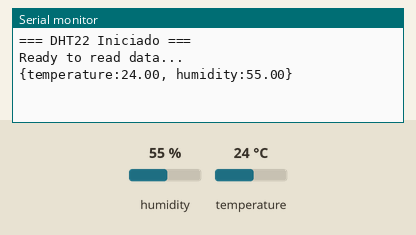
The sketch below on a simulated ESP8266 (NodeMCU). On the bench: the last lines printed to the serial monitor. Inputs (shaded band) come from the test bench; at power-on: humidity 55 %, temperature 24 °C.

Above: at 4.2 s.
4.3 s: humidity set to 22 %
At 5.8 s:
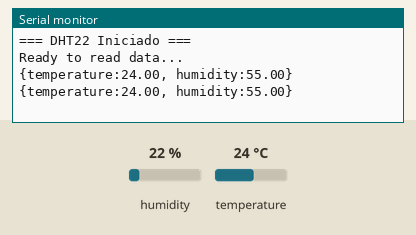
7.1 s: temperature set to 12 °C
At 7.1 s:
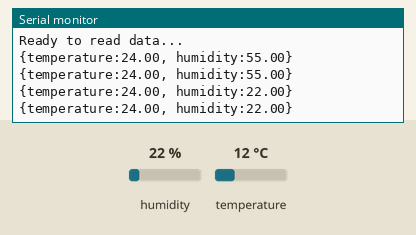
9.9 s: humidity set to 40 %
At 10.8 s:
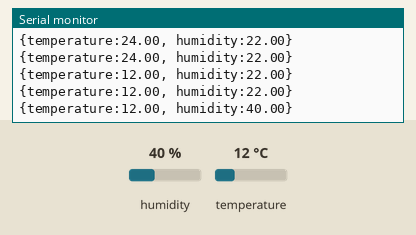
Timing chart, 0 to 12.9 s (numbered marks = the images above; inputs shaded):
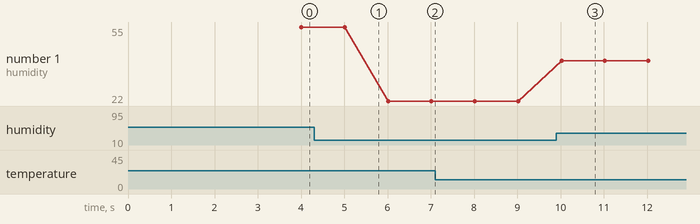

Measured:
- after the input at 9.9 s, the serial monitor: prints a new line after 0.12 s (image 3)
- plotted number 1: 22 → 40 after the input at 9.9 s

The sketch:

dht_driver.ino
```cpp
#include <DHT.h>  // ← SOLO ESTE include

#define DHTPIN 4
#define DHTTYPE DHT22

DHT dht(DHTPIN, DHTTYPE);

void setup() {
  Serial.begin(74880);
  delay(2000);
  Serial.println("\n=== DHT22 Iniciado ===");
  dht.begin();
  delay(1000);
  Serial.println("Ready to read data...\n");
}

void loop() {
  delay(1000);

  float hum = dht.readHumidity();
  float temp = dht.readTemperature();

  if (isnan(hum) || isnan(temp)) {
    Serial.println("ERROR: Fail reading DHT22");
    return;
  }

  Serial.print("{temperature:");
  Serial.print(temp);
  Serial.print(", humidity:");
  Serial.print(hum);
  Serial.println("}");
}
```
